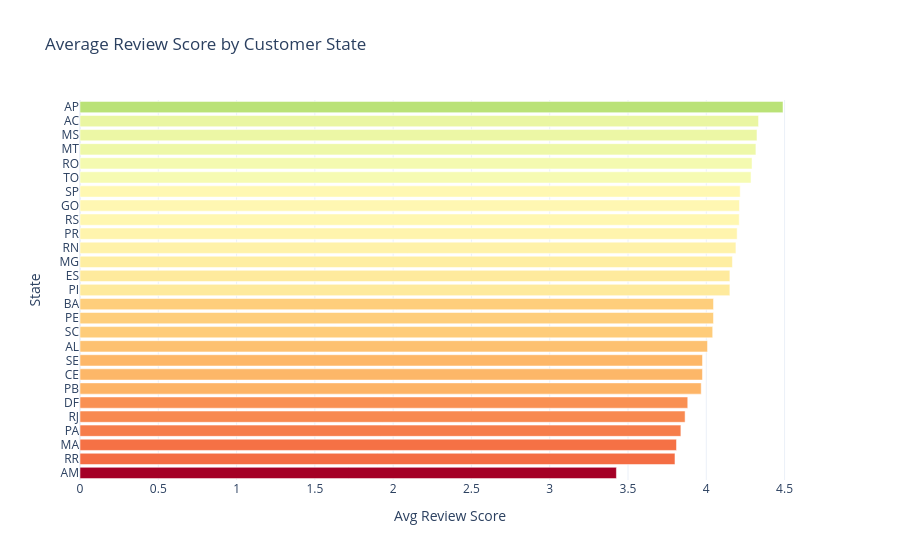

Here is the notebook cell this chart was saved with:
### Code cell
# Chart 3 — Avg Review Score by State
fig3 = px.bar(
    by_state.sort_values('avg_review_score', ascending=True),
    x='avg_review_score', y='customer_state', orientation='h',
    title='Average Review Score by Customer State',
    labels={'avg_review_score': 'Avg Review Score', 'customer_state': 'State'},
    color='avg_review_score',
    color_continuous_scale='RdYlGn',
    range_color=[3.5, 5]
)
fig3.update_layout(template='plotly_white', coloraxis_showscale=False)
fig3.show()
with open(os.path.join(OUT, 'customer_review_by_state.json'), 'w') as f:
    f.write(fig3.to_json())
print('Exported customer_review_by_state.json')

### Figure 1 — Plotly figure (JSON) as saved in the notebook; plotly's stock layout.template omitted (floating-point values rounded to 4 significant figures)
{"data": [{"hovertemplate": "Avg Review Score=%{marker.color}<br>State=%{y}<extra></extra>", "legendgroup": "", "marker": {"color": [3.426, 3.8, 3.81, 3.838, 3.865, 3.882, 3.968, 3.976, 3.976, 4.008, 4.041, 4.046, 4.046, 4.151, 4.151, 4.167, 4.189, 4.197, 4.211, 4.212, 4.217, 4.286, 4.292, 4.317, 4.324, 4.334, 4.49], "coloraxis": "coloraxis", "pattern": {"shape": ""}}, "name": "", "orientation": "h", "showlegend": false, "textposition": "auto", "type": "bar", "x": [3.426, 3.8, 3.81, 3.838, 3.865, 3.882, 3.968, 3.976, 3.976, 4.008, 4.041, 4.046, 4.046, 4.151, 4.151, 4.167, 4.189, 4.197, 4.211, 4.212, 4.217, 4.286, 4.292, 4.317, 4.324, 4.334, 4.49], "xaxis": "x", "y": ["AM", "RR", "MA", "PA", "RJ", "DF", "PB", "CE", "SE", "AL", "SC", "PE", "BA", "PI", "ES", "MG", "RN", "PR", "RS", "GO", "SP", "TO", "RO", "MT", "MS", "AC", "AP"], "yaxis": "y"}], "layout": {"barmode": "relative", "coloraxis": {"cmax": 5, "cmin": 3.5, "colorbar": {"title": {"text": "Avg Review Score"}}, "colorscale": [[0, "rgb(165,0,38)"], [0.1, "rgb(215,48,39)"], [0.2, "rgb(244,109,67)"], [0.3, "rgb(253,174,97)"], [0.4, "rgb(254,224,139)"], [0.5, "rgb(255,255,191)"], [0.6, "rgb(217,239,139)"], [0.7, "rgb(166,217,106)"], [0.8, "rgb(102,189,99)"], [0.9, "rgb(26,152,80)"], [1, "rgb(0,104,55)"]], "showscale": false}, "legend": {"tracegroupgap": 0}, "title": {"text": "Average Review Score by Customer State"}, "xaxis": {"anchor": "y", "domain": [0, 1], "title": {"text": "Avg Review Score"}}, "yaxis": {"anchor": "x", "domain": [0, 1], "title": {"text": "State"}}}}
